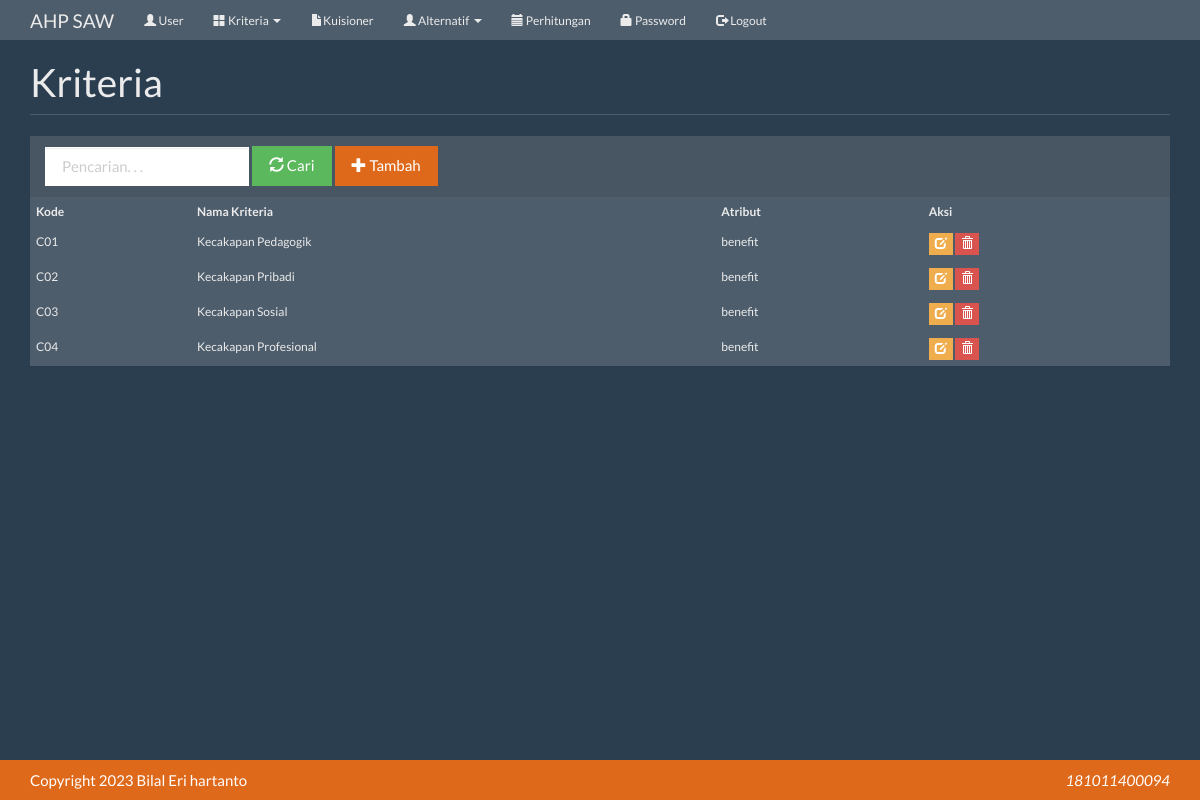
/?m=kriteria (signed in), run on the app's committed database.
### tables this page shows
CREATE TABLE `tb_kriteria` (
  `kode_kriteria` varchar(16) NOT NULL,
  `nama_kriteria` varchar(256) NOT NULL,
  `atribut` varchar(256) NOT NULL DEFAULT 'benefit',
  PRIMARY KEY (`kode_kriteria`)
);

### functions.php (called while the page is built, shortened)
<?php
include'config.php';
include'includes/db.php';
$db = new DB($config['server'], $config['username'], $config['password'], $config['database_name']);
include'includes/general.php';
$mod = $_GET['m'];

### config.php (called while the page is built)
<?php
$config["server"]='localhost';
$config["username"]='root';
$config["password"]='';
$config["database_name"]='ahp_saw';

### includes/general.php (called while the page is built, shortened)
<?php
function esc_field($str){
    if (!get_magic_quotes_gpc ())
        return addslashes($str);
    else
        return $str;
}

### includes/db.php (called while the page is built, shortened)
<?php
class DB{
    var $conn = null;
    public function __construct($host, $username, $passwd, $dbname){
        $this->conn = mysqli_connect($host, $username, $passwd, $dbname);
    }
    public function query($sql){
        $query = mysqli_query($this->conn, $sql) or die('<pre>Error mysqli_query: ' . mysqli_error($this->conn) . '<br />' . $sql . '</pre>');
        return $query;
    }
    public function get_results($sql){
        $query = $this->query($sql);
        $arr = array();
        while($row = mysqli_fetch_object($query)){
            $arr[] = $row;
        }
        return $arr;
    }
}

### kriteria.php (the view, shortened to what this page needs)
<div class="page-header">
    <h1>Kriteria</h1>
</div>
<div class="panel panel-default">
    <div class="panel-heading">
        <form class="form-inline">
            <div class="form-group">
                <input class="form-control" type="text" placeholder="Pencarian. . ." name="q" value="<?=$_GET['q']?>" />
            </div>
            <div class="form-group">
                <button class="btn btn-success"><span class="glyphicon glyphicon-refresh"></span> Cari</button>
            </div>
            <div class="form-group">
                <a class="btn btn-primary" href="?m=kriteria_tambah"><span class="glyphicon glyphicon-plus"></span> Tambah</a>
            </div>
        </form>
    </div>
    <div class="table-responsive">
        <table class="table table-bordered table-hover table-striped">
            <thead><tr>
                <th>Kode</th>
                <th>Nama Kriteria</th>
                <th>Atribut</th>
                <th>Aksi</th>
            </tr></thead>
            <?php
            $q = esc_field($_GET['q']);
            $rows = $db->get_results("SELECT * FROM tb_kriteria WHERE nama_kriteria LIKE '%$q%' ORDER BY kode_kriteria");
            foreach($rows as $row):?>
            <tr>
                <td><?=$row->kode_kriteria?></td>
                <td><?=$row->nama_kriteria?></td>
                <td><?=$row->atribut?></td>
                <td>
                    <a class="btn btn-xs btn-warning" href="?m=kriteria_ubah&ID=<?=$row->kode_kriteria?>"><span class="glyphicon glyphicon-edit"></span></a>
                    <a class="btn btn-xs btn-danger" href="aksi.php?act=kriteria_hapus&ID=<?=$row->kode_kriteria?>" onclick="return confirm('Hapus data?')"><span class="glyphicon glyphicon-trash"></span></a>
                </td>
            </tr>
            <?php endforeach;?>
        </table>
    </div>
</div>

### index.php (shortened to what this page needs)
<?php
include'functions.php';
?>
<!DOCTYPE html>
<html lang="en">
  <head>
    <link href="assets/css/superhero-bootstrap.min.css" rel="stylesheet"/>
    <link href="assets/css/general.css" rel="stylesheet"/>
  </head>
  <body>
    <nav class="navbar navbar-default navbar-static-top">
      <div class="container">
        <div class="navbar-header">
          <a class="navbar-brand" href="?">AHP SAW</a>
        </div>
        <div id="navbar" class="navbar-collapse collapse">
          <ul class="nav navbar-nav">
            <?php if($_SESSION['level']=='admin'):?>
            <li><a href="?m=user"><span class="glyphicon glyphicon-user"></span> User</a></li>
            <?php endif?>
            <li class="dropdown">
                <a href="?m=kriteria" class="dropdown-toggle" data-toggle="dropdown" role="button" aria-expanded="false"><span class="glyphicon glyphicon-th-large"></span> Kriteria <span class="caret"></span></a>
            </li>
            <li><a href="?m=kuisioner"><span class="glyphicon glyphicon-file"></span>Kuisioner</a></li>
            <li class="dropdown">
                <a href="#" class="dropdown-toggle" data-toggle="dropdown" role="button" aria-expanded="false"><span class="glyphicon glyphicon-user"></span> Alternatif <span class="caret"></span></a>
            </li>
            <li><a href="?m=hitung"><span class="glyphicon glyphicon-calendar"></span> Perhitungan</a></li>
            <li><a href="?m=password"><span class="glyphicon glyphicon-lock"></span> Password</a></li>
            <li><a href="aksi.php?act=logout"><span class="glyphicon glyphicon-log-out"></span> Logout</a></li>
          </ul>
        </div>
      </div>
    </nav>
    <div class="container">
    <?php
        if(file_exists($mod.'.php'))
            include $mod.'.php';
        else
            include 'home.php';
    ?>
    </div>
    <footer class="footer bg-primary">
      <div class="container">
        <div class="row">
          <div class="col-md-6">
            <p>Copyright  <?=date('Y')?> Bilal Eri hartanto</p>
          </div>
          <div class="col-md-6">
            <p><em class="pull-right">181011400094</em></p>
          </div>
        </div>
      </div>
    </footer>
  </body>
</html>

### assets/css/general.css (style rules this page uses)
html { position: relative; min-height: 100%; }
body { margin-bottom: 70px; }
.footer { position: absolute; bottom: 0; width: 100%; height: 40px; }
.footer .container p { margin: 10px 0; }
.page-header { margin-top: 0; padding-bottom: 0; }
.page-header h1 { margin-top: 0; }

### data on the page
tb_kriteria: kode_kriteria "C01", nama_kriteria "Kecakapan Pedagogik", atribut "benefit"
tb_kriteria: kode_kriteria "C02", nama_kriteria "Kecakapan Pribadi", atribut "benefit"
tb_kriteria: kode_kriteria "C03", nama_kriteria "Kecakapan Sosial", atribut "benefit"
tb_kriteria: kode_kriteria "C04", nama_kriteria "Kecakapan Profesional", atribut "benefit"
